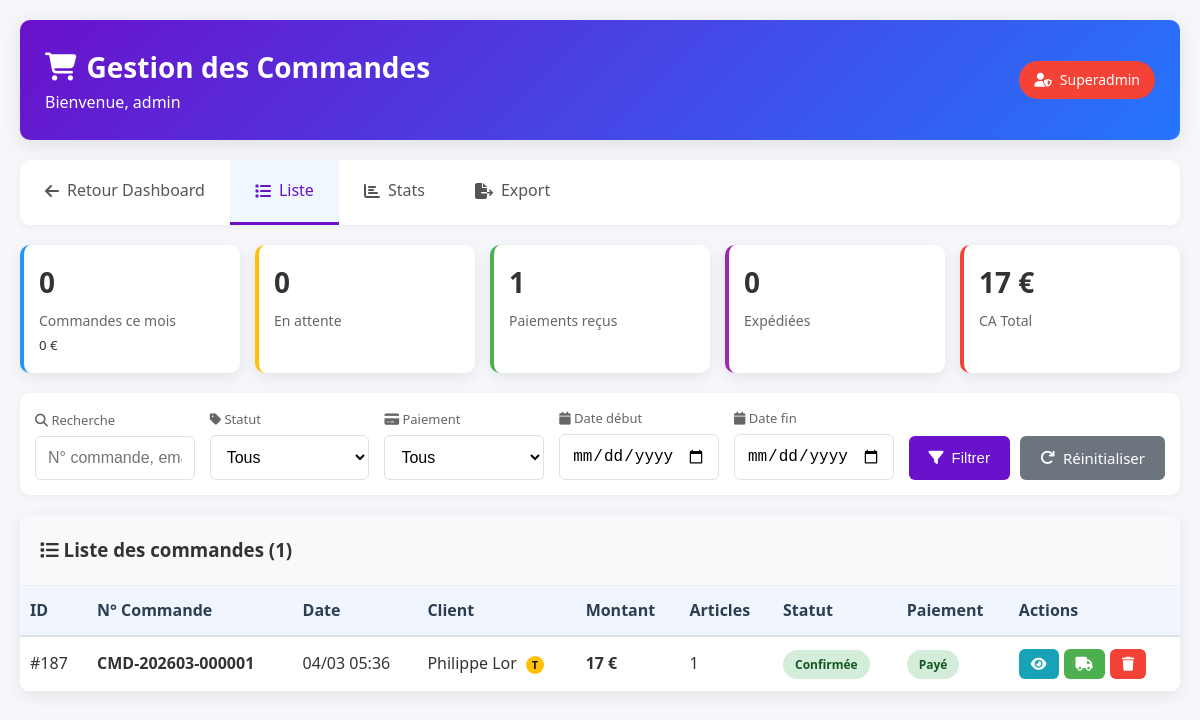
Page /admin_commandes.php (signed in) on the earlier database version.
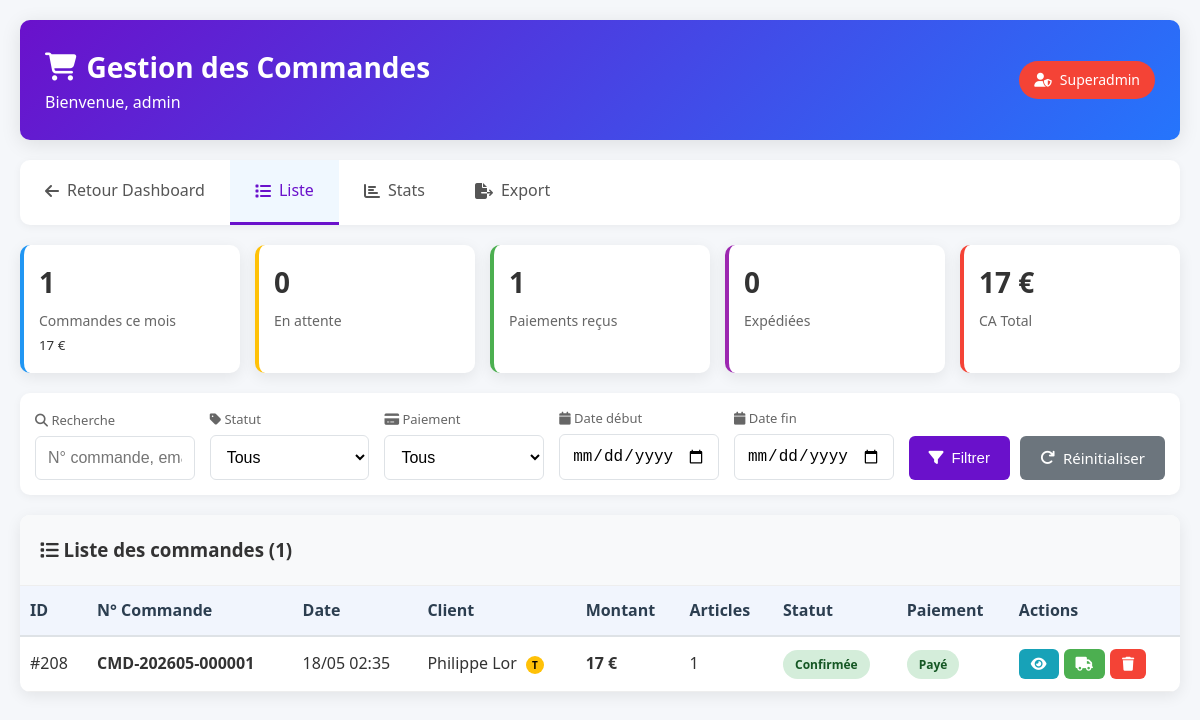
Same page on the later database version.
### tables this page shows
CREATE TABLE `commandes` (
  `id_commande` int NOT NULL,
  `numero_commande` varchar(50) NOT NULL,
  `id_client` int NOT NULL,
  `client_type` enum('guest','registered') DEFAULT 'registered',
  `id_adresse_livraison` int NOT NULL,
  `id_adresse_facturation` int DEFAULT NULL,
  `statut` enum('en_attente','confirmee','en_preparation','expediee','livree','annulee','remboursee') DEFAULT 'en_attente',
  `sous_total` decimal(10,2) NOT NULL,
  `frais_livraison` decimal(10,2) DEFAULT '0.00',
  `reduction` decimal(10,2) DEFAULT '0.00',
  `total_ttc` decimal(10,2) NOT NULL,
  `mode_paiement` enum('carte','paypal','virement','cheque') DEFAULT 'carte',
  `statut_paiement` enum('en_attente','paye','echec','rembourse') DEFAULT 'en_attente',
  `reference_paiement` varchar(255) DEFAULT NULL,
  `reference_paypal` varchar(255) DEFAULT NULL,
  `transporteur` varchar(100) DEFAULT NULL,
  `numero_suivi` varchar(100) DEFAULT NULL,
  `instructions` text,
  `date_commande` datetime DEFAULT CURRENT_TIMESTAMP,
  `date_paiement` datetime DEFAULT NULL,
  `date_expedition` datetime DEFAULT NULL,
  `date_livraison_estimee` date DEFAULT NULL,
  `date_livraison_reelle` datetime DEFAULT NULL,
  `email_paypal` varchar(255) DEFAULT NULL,
  `payer_id` varchar(255) DEFAULT NULL,
  `capture_id` varchar(255) DEFAULT NULL
);

CREATE TABLE `clients` (
  `id_client` int NOT NULL,
  `email` varchar(255) NOT NULL,
  `mot_de_passe` varchar(255) DEFAULT NULL,
  `nom` varchar(100) NOT NULL,
  `prenom` varchar(100) NOT NULL,
  `telephone` varchar(20) DEFAULT NULL,
  `date_naissance` date DEFAULT NULL,
  `genre` enum('homme','femme','autre') DEFAULT NULL,
  `date_inscription` datetime DEFAULT CURRENT_TIMESTAMP,
  `statut` enum('actif','inactif','banni') DEFAULT 'actif',
  `is_temporary` tinyint(1) DEFAULT '0',
  `created_from_session` varchar(255) DEFAULT NULL,
  `newsletter` tinyint(1) DEFAULT '1',
  `dernier_connexion` datetime DEFAULT NULL,
  `token_reset` varchar(255) DEFAULT NULL,
  `token_expiration` datetime DEFAULT NULL
);

### admin_commandes.php (the view, shortened to what the changed rows need)
<?php
require_once 'admin_protection.php';
$action = $_GET['action'] ?? 'list';
$id = $_GET['id'] ?? 0;
$admin_role = $_SESSION['admin_role'] ?? 'Non défini';
function getAllCommandes($pdo, $page = 1, $limit = 20, $filtres = []) {
    $offset = ($page - 1) * $limit;
    $sql = "SELECT
                c.id_commande,
                c.numero_commande,
                c.date_commande,
                c.total_ttc,
                c.statut,
                c.statut_paiement,
                c.mode_paiement,
                cl.nom as client_nom,
                cl.prenom as client_prenom,
                cl.email as client_email,
                cl.is_temporary,
                (SELECT COUNT(*) FROM commande_items WHERE id_commande = c.id_commande) as nb_articles
            FROM commandes c
            INNER JOIN clients cl ON c.id_client = cl.id_client
            WHERE 1=1";
    $params = [];
    $sql .= " ORDER BY c.date_commande DESC LIMIT :limit OFFSET :offset";
    $stmt = $pdo->prepare($sql);
    $stmt->bindValue(':limit', $limit, PDO::PARAM_INT);
    $stmt->bindValue(':offset', $offset, PDO::PARAM_INT);
    $stmt->execute();
    return $stmt->fetchAll();
}
function countCommandes($pdo, $filtres = []) {
    $sql = "SELECT COUNT(*) as total
            FROM commandes c
            INNER JOIN clients cl ON c.id_client = cl.id_client
            WHERE 1=1";
    $params = [];
    $stmt = $pdo->prepare($sql);
    $stmt->execute($params);
    $result = $stmt->fetch();
    return $result['total'];
}
function getCommandesStats($pdo) {
    $stats = [];
    $sql = "SELECT
            statut,
            COUNT(*) as total,
            SUM(total_ttc) as montant_total
            FROM commandes
            GROUP BY statut";
    $stmt = $pdo->query($sql);
    $stats['par_statut'] = $stmt->fetchAll();
    $sql = "SELECT
            statut_paiement,
            COUNT(*) as total,
            SUM(total_ttc) as montant_total
            FROM commandes
            GROUP BY statut_paiement";
    $stmt = $pdo->query($sql);
    $stats['par_paiement'] = $stmt->fetchAll();
    $sql = "SELECT COUNT(*) as total, SUM(total_ttc) as montant
            FROM commandes
            WHERE DATE(date_commande) = CURDATE()";
    $stmt = $pdo->query($sql);
    $stats['aujourd_hui'] = $stmt->fetch();
    $sql = "SELECT COUNT(*) as total, SUM(total_ttc) as montant
            FROM commandes
            WHERE MONTH(date_commande) = MONTH(CURDATE())
            AND YEAR(date_commande) = YEAR(CURDATE())";
    $stmt = $pdo->query($sql);
    $stats['ce_mois'] = $stmt->fetch();
    $sql = "SELECT SUM(total_ttc) as ca_total FROM commandes WHERE statut_paiement = 'paye'";
    $stmt = $pdo->query($sql);
    $stats['ca_total'] = $stmt->fetch()['ca_total'] ?? 0;
    return $stats;
}
$filtres = [
    'statut' => $_GET['statut'] ?? '',
    'statut_paiement' => $_GET['statut_paiement'] ?? '',
    'search' => $_GET['search'] ?? '',
    'date_debut' => $_GET['date_debut'] ?? '',
    'date_fin' => $_GET['date_fin'] ?? ''
];
$page = max(1, intval($_GET['page'] ?? 1));
$limit = 20;
$stats = getCommandesStats($pdo);
$total_commandes = countCommandes($pdo, $filtres);
$commandes = [];
if ($action === 'list') {
    $commandes = getAllCommandes($pdo, $page, $limit, $filtres);
} elseif ($action === 'view' && $id > 0) {
    $commande = getCommandeById($pdo, $id);
    if (!$commande) {
        $error = "Commande non trouvée.";
        $action = 'list';
    }
}
?>
<!DOCTYPE html>
<html lang="fr">
<head>
    <link rel="stylesheet" href="https://cdnjs.cloudflare.com/ajax/libs/font-awesome/6.4.0/css/all.min.css">
</head>
<body>
    <div class="container">
        <div class="header">
            <div>
                <h1><i class="fas fa-shopping-cart"></i> Gestion des Commandes</h1>
            </div>
        </div>
        <?php if ($action !== 'view' && $action !== 'stats'): ?>
        <div class="stats-grid">
            <div class="stat-card total">
                <div class="stat-value"><?php echo number_format($stats['ce_mois']['total'] ?? 0); ?></div>
                <div class="stat-label">Commandes ce mois</div>
                <small><?php echo number_format($stats['ce_mois']['montant'] ?? 0, 0); ?> €</small>
            </div>
            <div class="stat-card attente">
                <?php
                $attente = 0;
                ?>
                <div class="stat-value"><?php echo $attente; ?></div>
                <div class="stat-label">En attente</div>
            </div>
            <div class="stat-card paye">
                <?php
                $paye = 0;
                foreach ($stats['par_paiement'] as $p) {
                    if ($p['statut_paiement'] == 'paye') $paye = $p['total'];
                }
                ?>
                <div class="stat-value"><?php echo $paye; ?></div>
                <div class="stat-label">Paiements reçus</div>
            </div>
            <div class="stat-card expedie">
                <?php
                $expedie = 0;
                ?>
                <div class="stat-value"><?php echo $expedie; ?></div>
                <div class="stat-label">Expédiées</div>
            </div>
            <div class="stat-card ca">
                <div class="stat-value"><?php echo number_format($stats['ca_total'], 0); ?> €</div>
                <div class="stat-label">CA Total</div>
            </div>
        </div>
        <?php endif; ?>
        <?php if ($action == 'list'): ?>
            <div class="table-container">
                <?php if (empty($commandes)): ?>
                    <div class="text-center" style="padding: 40px 20px;">
                        <i class="fas fa-shopping-cart" style="font-size: 60px; color: #ccc; margin-bottom: 20px;"></i>
                        <h3 style="color: #777;">Aucune commande trouvée</h3>
                        <p style="color: #999;">Modifiez vos filtres ou revenez plus tard.</p>
                    </div>
                <?php else: ?>
                    <div class="table-responsive">
                        <table>
                            <thead>
                                <tr>
                                    <th>ID</th>
                                    <th>N° Commande</th>
                                    <th>Date</th>
                                    <th>Client</th>
                                    <th>Montant</th>
                                    <th>Articles</th>
                                    <th>Statut</th>
                                    <th class="hide-mobile">Paiement</th>
                                    <th>Actions</th>
                                </tr>
                            </thead>
                            <tbody>
                                <?php foreach ($commandes as $cmd): ?>
                                <tr>
                                    <td>#<?php echo $cmd['id_commande']; ?></td>
                                    <td>
                                        <strong><?php echo htmlspecialchars($cmd['numero_commande']); ?></strong>
                                    </td>
                                    <td><?php echo date('d/m H:i', strtotime($cmd['date_commande'])); ?></td>
                                    <td>
                                        <?php echo htmlspecialchars($cmd['client_prenom'] . ' ' . $cmd['client_nom']); ?>
                                        <?php if ($cmd['is_temporary']): ?>
                                            <span class="badge-temp">T</span>
                                        <?php endif; ?>
                                    </td>
                                    <td><strong><?php echo number_format($cmd['total_ttc'], 0); ?> €</strong></td>
                                    <td><?php echo $cmd['nb_articles']; ?></td>
                                    <td>
                                        <?php
                                        $statut_class = [
                                            'en_attente' => 'attente',
                                            'confirmee' => 'confirmee',
                                            'en_preparation' => 'preparation',
                                            'expediee' => 'expediee',
                                            'livree' => 'livree',
                                            'annulee' => 'annulee'
                                        ];
                                        $class = $statut_class[$cmd['statut']] ?? 'attente';
                                        $statut_text = [
                                            'en_attente' => 'Attente',
                                            'confirmee' => 'Confirmée',
                                            'en_preparation' => 'Prépa',
                                            'expediee' => 'Expédiée',
                                            'livree' => 'Livrée',
                                            'annulee' => 'Annulée'
                                        ];
                                        ?>
                                        <span class="badge <?php echo $class; ?>">
                                            <?php echo $statut_text[$cmd['statut']] ?? $cmd['statut']; ?>
                                        </span>
                                    </td>
                                    <td class="hide-mobile">
                                        <?php
                                        $paiement_class = [
                                            'en_attente' => 'en_attente',
                                            'paye' => 'paye',
                                            'echec' => 'echec',
                                            'rembourse' => 'rembourse'
                                        ];
                                        $p_class = $paiement_class[$cmd['statut_paiement']] ?? 'en_attente';
                                        $p_text = [
                                            'en_attente' => 'Attente',
                                            'paye' => 'Payé',
                                            'echec' => 'Échec',
                                            'rembourse' => 'Remb.'
                                        ];
                                        ?>
                                        <span class="badge <?php echo $p_class; ?>">
                                            <?php echo $p_text[$cmd['statut_paiement']] ?? $cmd['statut_paiement']; ?>
                                        </span>
                                    </td>
                                    <td>
                                        <div class="actions">
                                            <a href="admin_commandes.php?action=view&id=<?php echo $cmd['id_commande']; ?>"
                                               class="btn btn-info btn-sm" title="Voir détails">
                                                <i class="fas fa-eye"></i>
                                            </a>
                                            <?php if ($cmd['statut'] == 'confirmee'): ?>
                                            <button onclick="openSuiviModal(<?php echo $cmd['id_commande']; ?>, '<?php echo htmlspecialchars($cmd['numero_commande']); ?>')"
                                                    class="btn btn-success btn-sm" title="Ajouter suivi">
                                                <i class="fas fa-truck"></i>
                                            </button>
                                            <?php endif; ?>
                                            <?php if ($admin_role === 'superadmin'): ?>
                                            <button onclick="confirmDelete(<?php echo $cmd['id_commande']; ?>, '<?php echo htmlspecialchars($cmd['numero_commande']); ?>')"
                                                    class="btn btn-danger btn-sm" title="Supprimer">
                                                <i class="fas fa-trash"></i>
                                            </button>
                                            <?php endif; ?>
                                        </div>
                                    </td>
                                </tr>
                                <?php endforeach; ?>
                            </tbody>
                        </table>
                    </div>
                <?php endif; ?>
            </div>
        <?php endif; ?>
    </div>
</body>
</html>

Differences in the rows shown:
removed commandes: id_commande "187", numero_commande "CMD-202603-000001", date_commande "04/03 05:36", id_client.nom "Philippe Lor", total_ttc "17", nb_articles "1", statut "Confirmée", statut_paiement "Payé"
added commandes: id_commande "208", numero_commande "CMD-202605-000001", date_commande "18/05 02:35", id_client.nom "Philippe Lor", total_ttc "17", nb_articles "1", statut "Confirmée", statut_paiement "Payé"
Other differences:
$stats['ce_mois']['total']: "0" → "1"
$stats['ce_mois']['montant']: "0" → "17"
